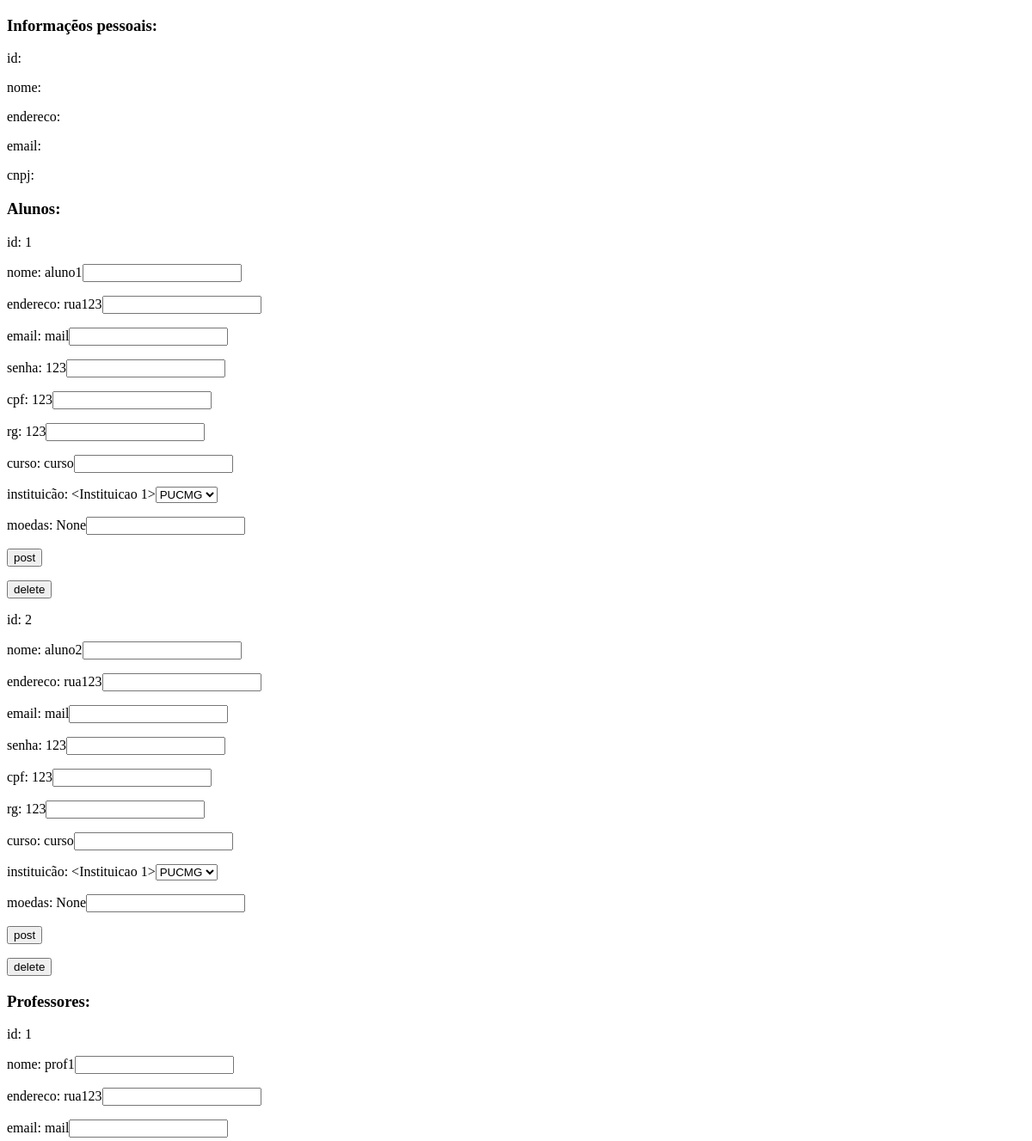
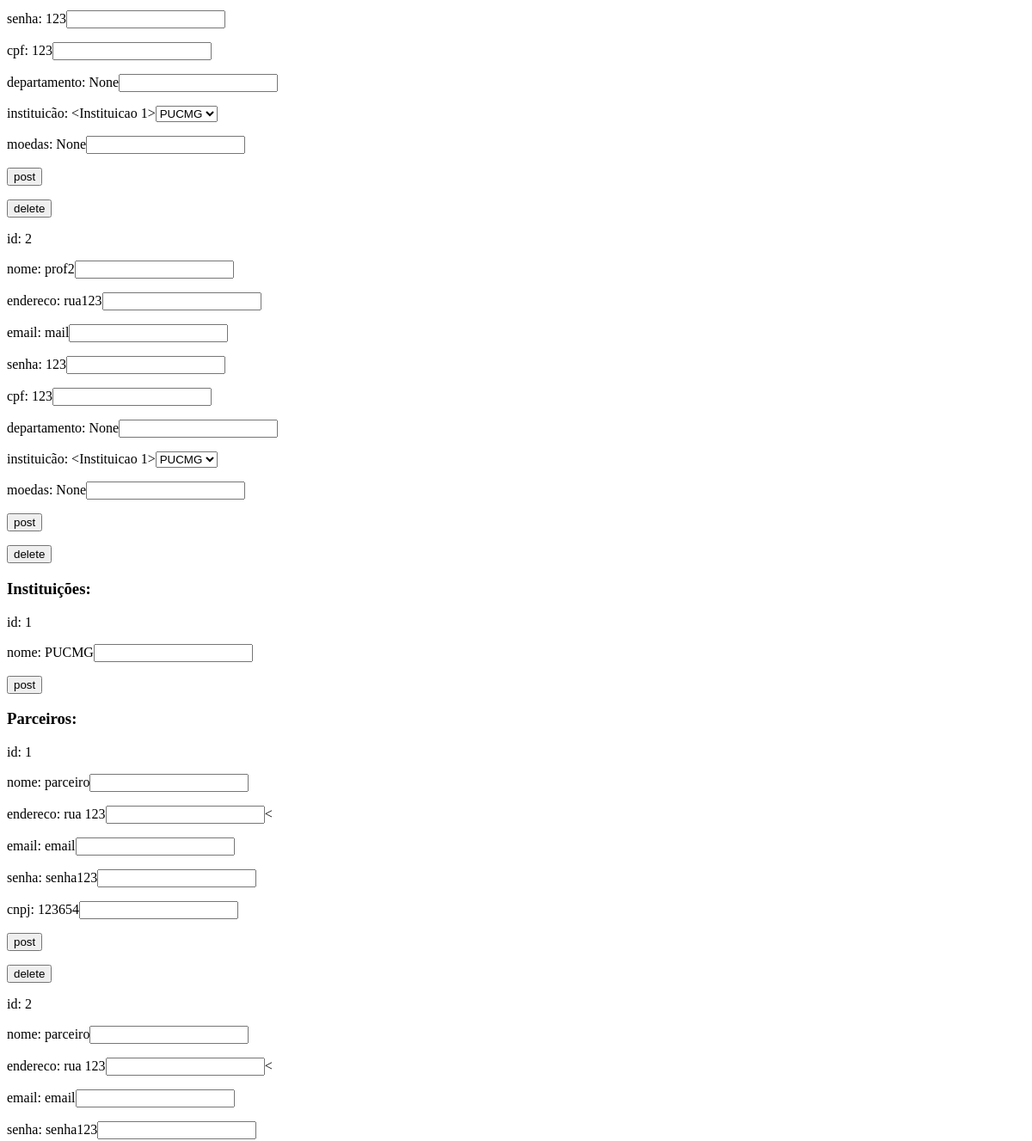
Before: /administrador/2 (upper part) with the older database file (2 pictures, top to bottom).
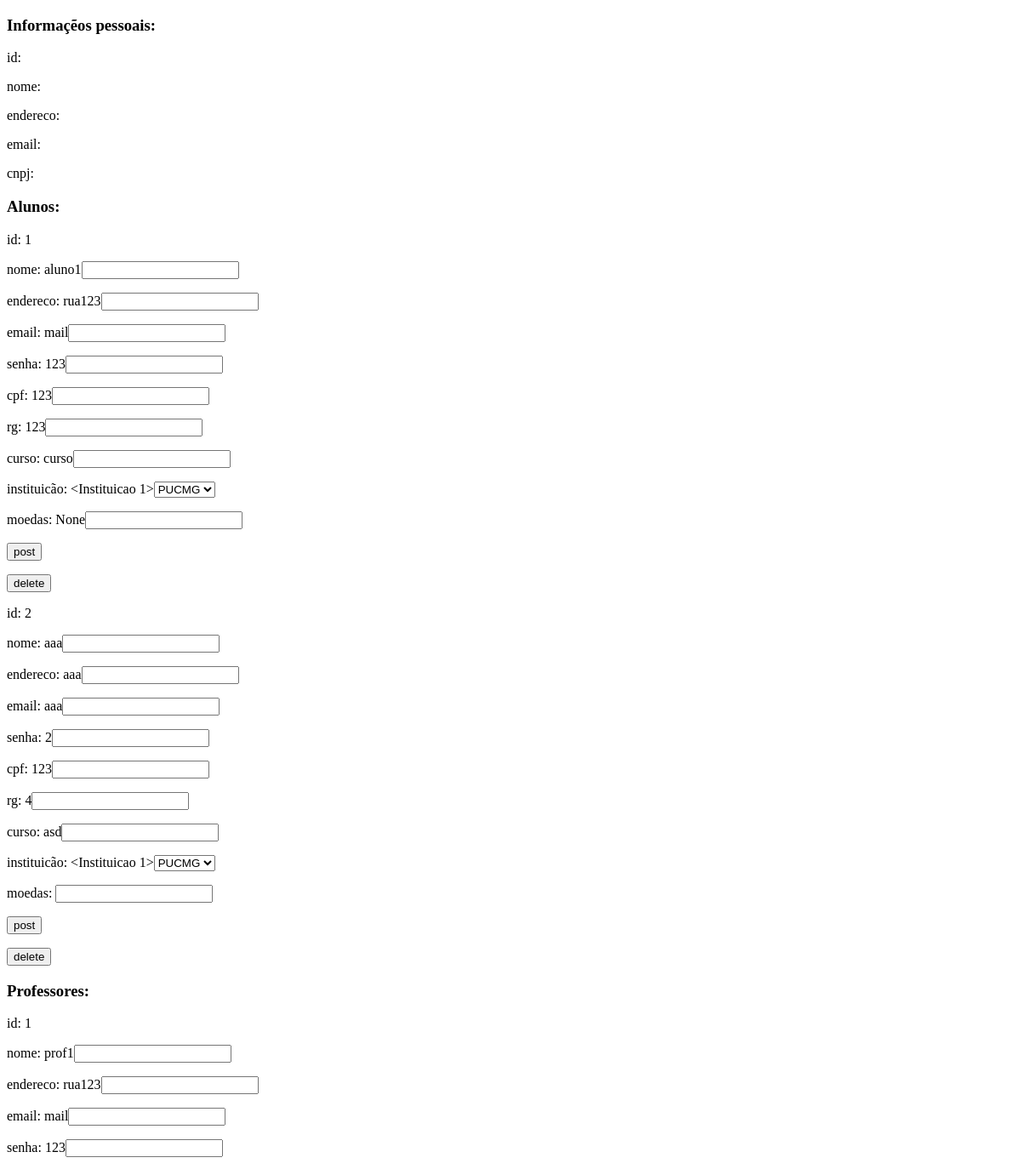
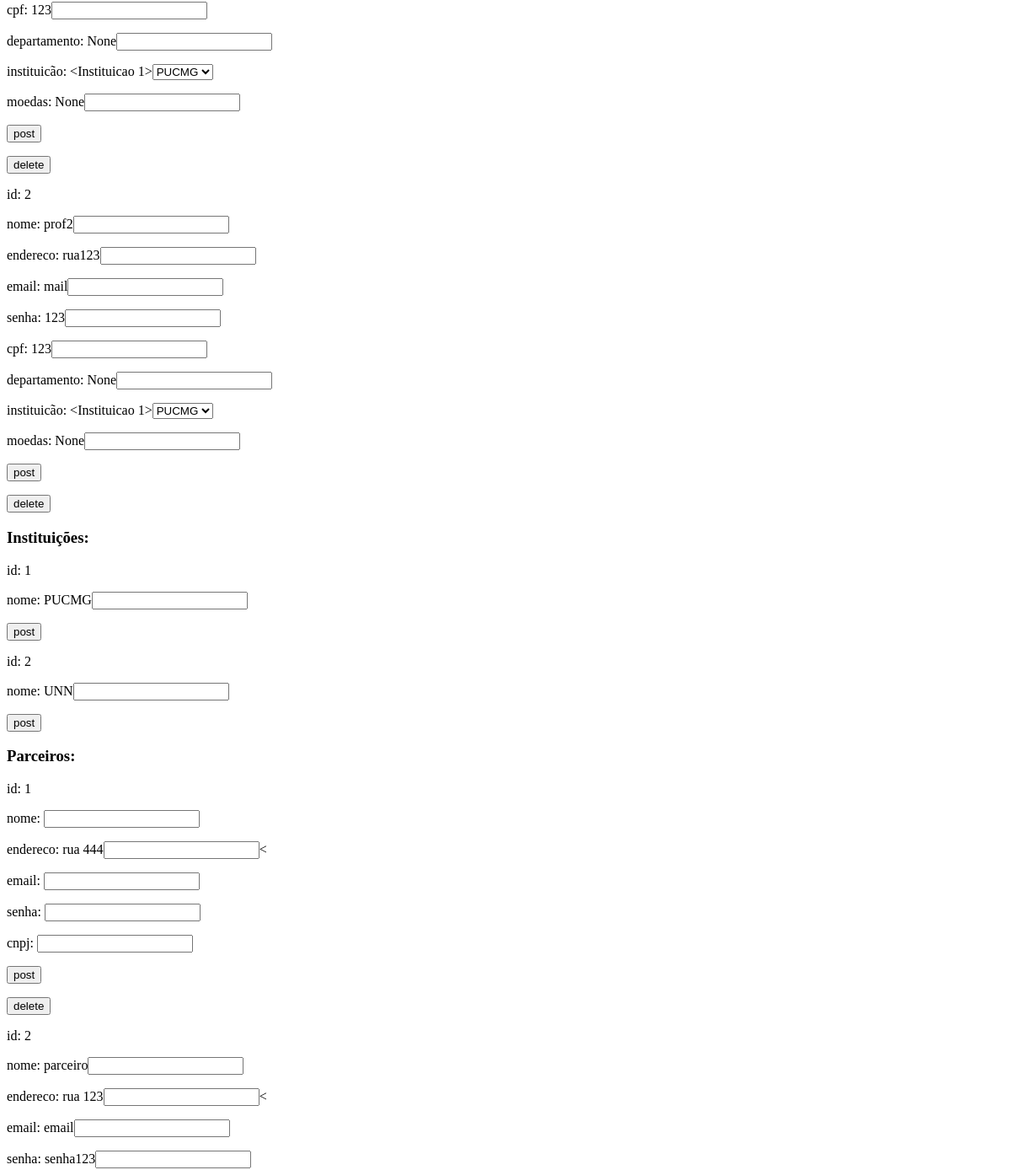
After: the same page with the newer database file (2 pictures, top to bottom).
### test.py (models this page shows)
class Aluno(db.Model):
    id = db.Column("id_usuario", db.Integer, primary_key=True)
    nome = db.Column(db.String(100))
    endereco = db.Column(db.String(150))
    email = db.Column(db.String(50))
    senha = db.Column(db.String(40))
    cpf = db.Column(db.Integer)
    rg = db.Column(db.Integer)
    curso = db.Column(db.String(40))
    moedas = db.Column(db.Integer)
    id_instituicao = db.Column(db.Integer, db.ForeignKey('instituicao.id_instituicao'))
    transacoesAluno = db.relationship("TransacaoAluno", backref="aluno")
    transacoesProf = db.relationship("TransacaoProfessor", backref="aluno")

class Professor(db.Model):
    id = db.Column("id_usuario", db.Integer, primary_key=True)
    nome = db.Column(db.String(100))
    endereco = db.Column(db.String(150))
    email = db.Column(db.String(50))
    senha = db.Column(db.String(40))
    cpf = db.Column(db.Integer)
    departamento = db.Column(db.String(40))
    moedas = db.Column(db.Integer)
    id_instituicao = db.Column(db.Integer, db.ForeignKey('instituicao.id_instituicao'))
    transacoesProf = db.relationship("TransacaoProfessor", backref="professor")
    transacoesAluno = db.relationship("TransacaoAluno", backref="professor")

class Instituicao(db.Model):
    id = db.Column("id_instituicao", db.Integer, primary_key=True)
    nome = db.Column(db.String(40))
    professores = db.relationship("Professor", backref="instituicao")
    alunos = db.relationship("Aluno", backref="instituicao")

class Parceiro(db.Model):
    id = db.Column("id_usuario", db.Integer, primary_key=True)
    nome = db.Column(db.String(100))
    endereco = db.Column(db.String(150))
    email = db.Column(db.String(50))
    senha = db.Column(db.String(40))
    cnpj = db.Column(db.Integer)
    produtos = db.relationship("Produto", backref="parceiro", lazy=True)#um parceiro tem vários produtos

### test.py (the view)
@app.route("/administrador/<int:u>", methods=["POTS", "GET"])
def administrador(u):
    adm = db.session.get(Administrador, u)
    adms = Administrador.query.all()
    parca = Parceiro.query.all()
    prof = Professor.query.all()
    inst = Instituicao.query.all()
    aluno = Aluno.query.all()
    return render_template("administrador.html", adm=adm, adms=adms, parca=parca, prof=prof, inst=inst, aluno=aluno)

### templates/administrador.html (shortened to what this page needs)
<!DOCTYPE html>
<html lang="en">
<head>
</head>
<body>
    <h3>Informaçẽos pessoais: </h3>
    <p>id: {{ adm.id }}</p>
    <p>nome: {{ adm.nome }}</p>
    <p>endereco: {{ adm.endereco }}</p>
    <p>email: {{ adm.email }}</p>
    <p>cnpj: {{ adm.cnpj}}</p>
    <h3>Alunos: </h3>
    {% for al in aluno %}
        <form action="/administrador/{{ adm.id }}/aluno/{{ al.id }}" method="POST">
            <p>id: {{ al.id }}</p>
            <p>nome: {{ al.nome }}<input type="text" name="nome"></p>
            <p>endereco: {{ al.endereco }}<input type="text" name="endereco"></p>
            <p>email: {{ al.email }}<input type="text" name="email"></p>
            <p>senha: {{ al.senha }}<input type="text" name="senha"></p>
            <p>cpf: {{ al.cpf}}<input type="number" name="cpf"></p>
            <p>rg: {{ al.rg }}<input type="number" name="rg"></p>
            <p>curso: {{ al.curso }}<input type="text" name="curso"></p>
            <P>instituicão: {{ al.instituicao }}<select name="instituicao">
                {% for i in inst %}
                    <option value="{{ i.id }}">{{ i.nome }}</option>
                {% endfor %}
            </select></P>
            <p>moedas: {{ al.moedas }}<input type="number" name="moedas"></p>
            <p><input type="submit" value="post"></p>
        </form>
        <form action="/administrador/{{ adm.id }}/rm/aluno/{{ al.id }}" method="REMOVE">
            <input type="submit" value="delete">
        </form>
    {% endfor %}
    <h3>Professores: </h3>
    {% for pr in prof %}
        <form action="/administrador/{{ adm.id }}/prof/{{ pr.id }}" method="POST">
            <p>id: {{ pr.id }}</p>
            <p>nome: {{ pr.nome }}<input type="text" name="nome"></p>
            <p>endereco: {{ pr.endereco }}<input type="text" name="endereco"></p>
            <p>email: {{ pr.email }}<input type="text" name="email"></p>
            <p>senha: {{ pr.senha }}<input type="text" name="senha"></p>
            <p>cpf: {{ pr.cpf}}<input type="number" name="cpf"></p>
            <p>departamento: {{ pr.departamento }}<input type="text" name="departamento"></p>
            <P>instituicão: {{ pr.instituicao }}<select name="instituicao">
                {% for i in inst %}
                    <option value="{{ i.id }}">{{ i.nome }}</option>
                {% endfor %}
            </select></P>
            <p>moedas: {{ pr.moedas }}<input type="number" name="moedas"></p>
            <p><input type="submit" value="post"></p>
        </form>
        <form action="/administrador/{{ adm.id }}/rm/prof/{{ pr.id }}" method="REMOVE">
            <input type="submit" value="delete">
        </form>
    {% endfor %}
    <h3>Instituições: </h3>
    {% for ins in inst %}
        <form action="/administrador/{{ adm.id }}/inst/{{ ins.id }}" method="POST">
            <p>id: {{ ins.id }}</p>
            <p>nome: {{ ins.nome }}<input type="text" name="nome"></p>
            <p><input type="submit" value="post"></p>
        </form>
    {% endfor %}
    <h3>Parceiros: </h3>
    {% for par in parca %}
        <form action="/administrador/{{ adm.id }}/parc/{{ par.id }}" method="POST">
            <p>id: {{ par.id }}</p>
            <p>nome: {{ par.nome }}<input type="text" name="nome"></p>
            <p>endereco: {{ par.endereco }}<input type="text" name="endereco"><</p>
            <p>email: {{ par.email }}<input type="text" name="email"></p>
            <p>senha: {{ par.senha }}<input type="text" name="senha"></p>
            <p>cnpj: {{ par.cnpj}}<input type="text" name="cnpj"></p>
            <p><input type="submit" value="post"></p>
        </form>
        <form action="/administrador/{{ adm.id }}/rm/parc/{{ par.id }}" method="REMOVE">
            <input type="submit" value="delete">
        </form>
    {% endfor %}
</body>
</html>

Changed rows visible on the page:
changed Aluno id 2: nome "aluno2" → "aaa"; endereco "rua123" → "aaa"; email "mail" → "aaa"; senha "123" → "2"; rg "123" → "4"; curso "curso" → "asd"; moedas "None" → (not shown)
added Instituicao: id "2", nome "UNN"
changed Parceiro id 1: endereco "rua 123" → "rua 444"; nome "parceiro" → (not shown); email "email" → (not shown); senha "senha123" → (not shown); cnpj "123654" → (not shown)
